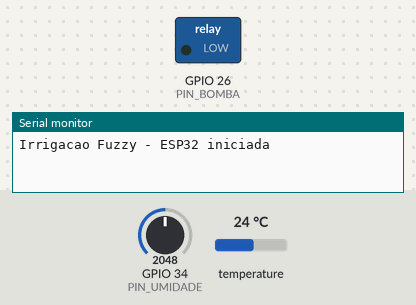
A sketch run on a simulated ESP32. Shown: switched loads named in the sketch (green lamp = pin HIGH), the last lines printed to the serial monitor. Inputs (shaded band) come from the test bench; at power-on: GPIO 34 (PIN_UMIDADE) = 2048, temperature 24 °C (analog values on the 0–4095 scale).

Above: at 0.4 s.
At 15.4 s:
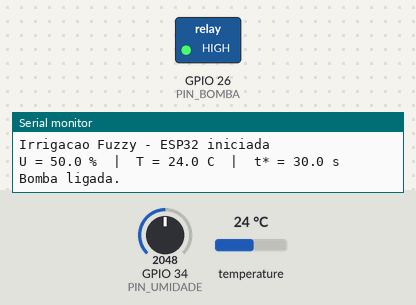
Timing chart, 0 to 39.0 s (numbered marks = the images above):
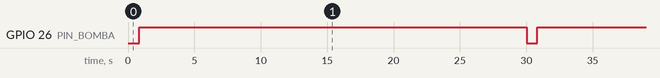

Measured:
- by itself, GPIO 26 (PIN_BOMBA): alternates HIGH for 29.2 s and LOW for 0.82 s

The sketch:

controller.ino
```cpp
/*
  Ligações (pinos podem ser alterados abaixo):
    - DS18B20  : DATA no GPIO 4 (resistor de 4,7k entre DATA e 3V3)
    - Umidade  : saída analógica do sensor no GPIO 34 (ADC1)
    - Relé/bomba: IN do módulo relé no GPIO 26
*/

#include <OneWire.h>
#include <DallasTemperature.h>

#define PIN_DS18B20 4
#define PIN_UMIDADE 34
#define PIN_BOMBA   26
const bool RELE_ATIVO_BAIXO = false;

// Calibração do sensor de umidade (valores brutos do ADC de 12 bits, 0-4095).
// Meça o valor com o sensor no ar/solo seco e com ele na água/solo encharcado.
const int ADC_SECO    = 4095;   // potenciômetro todo para a direita = solo seco (0 %)
const int ADC_MOLHADO = 0;      // potenciômetro todo para a esquerda = solo molhado (100 %)
const unsigned long INTERVALO_DECISAO_MS = 5000UL;  // decide a cada 5 s (em vez de 1 min)
const float T_MAX_S  = 60.0;
const float PASSO_S  = 0.5;

const float T_MINIMO_ACIONAR_S = 1.0;

OneWire oneWire(PIN_DS18B20);
DallasTemperature sensorTemp(&oneWire);

bool bombaLigada = false;
unsigned long bombaFimMs = 0;
unsigned long ultimaDecisaoMs = 0;

float trapezio(float x, float a, float b, float c, float d) {
  if (x < a || x > d) return 0.0;
  if (x >= b && x <= c) return 1.0;
  if (x < b) return (x - a) / (b - a);
  return (d - x) / (d - c);
}

float triangulo(float x, float a, float b, float c) {
  return trapezio(x, a, b, b, c);
}
float uBaixa(float u)    { return trapezio(u, 0, 0, 35, 45); }
float uMedia(float u)    { return trapezio(u, 35, 45, 55, 65); }
float uAdequada(float u) { return trapezio(u, 55, 65, 75, 85); }
float uAlta(float u)     { return trapezio(u, 75, 85, 100, 100); }
float tBaixa(float t)    { return trapezio(t, -10, -10, 15, 20); }
float tAdequada(float t) { return trapezio(t, 15, 20, 30, 35); }
float tAlta(float t)     { return trapezio(t, 30, 35, 60, 60); }
float tempoZero(float t)  { return trapezio(t, 0, 0, 2, 5); }
float tempoCurto(float t) { return triangulo(t, 5, 15, 25); }
float tempoMedio(float t) { return triangulo(t, 20, 30, 40); }
float tempoLongo(float t) { return trapezio(t, 35, 45, 60, 60); }
float calculaTempoFuzzy(float umidade, float temperatura) {
  umidade = constrain(umidade, 0.0, 100.0);

  // 1) Fuzzificação
  float uB = uBaixa(umidade);
  float uM = uMedia(umidade);
  float uA = uAdequada(umidade);
  float uH = uAlta(umidade);

  float tB = tBaixa(temperatura);
  float tA = tAdequada(temperatura);
  float tH = tAlta(temperatura);
  // Regras complementares (completam a base para T adequada e U média):
  //   U adequada e T adequada -> curto
  //   U média    e T baixa    -> curto
  //   U média    e T adequada -> médio
  //   U média    e T alta     -> médio
  //   U baixa    e T adequada -> longo
  float forcaZero  = uH;
  float forcaCurto = max(max(min(uA, tB), min(uA, tA)), min(uM, tB));
  float forcaMedio = max(max(min(uA, tH), min(uM, tA)),
                         max(min(uM, tH), min(uB, tB)));
  float forcaLongo = max(min(uB, tA), min(uB, tH));

  float numerador = 0.0;
  float denominador = 0.0;

  for (float t = 0.0; t <= T_MAX_S; t += PASSO_S) {
    float mu = 0.0;
    mu = max(mu, min(forcaZero,  tempoZero(t)));
    mu = max(mu, min(forcaCurto, tempoCurto(t)));
    mu = max(mu, min(forcaMedio, tempoMedio(t)));
    mu = max(mu, min(forcaLongo, tempoLongo(t)));

    numerador   += t * mu;
    denominador += mu;
  }

  if (denominador <= 0.0) return 0.0;
  return numerador / denominador;
}

float lerUmidadeSolo() {
  long soma = 0;
  const int N = 10;
  for (int i = 0; i < N; i++) {
    soma += analogRead(PIN_UMIDADE);
    delay(5);
  }
  float bruto = soma / (float)N;
  float pct = (bruto - ADC_SECO) * 100.0 / (float)(ADC_MOLHADO - ADC_SECO);
  return constrain(pct, 0.0, 100.0);
}

float lerTemperatura() {
  sensorTemp.requestTemperatures();
  return sensorTemp.getTempCByIndex(0);
}
void ligarBomba() {
  digitalWrite(PIN_BOMBA, RELE_ATIVO_BAIXO ? LOW : HIGH);
  bombaLigada = true;
}

void desligarBomba() {
  digitalWrite(PIN_BOMBA, RELE_ATIVO_BAIXO ? HIGH : LOW);
  bombaLigada = false;
}
void setup() {
  Serial.begin(115200);
  pinMode(PIN_BOMBA, OUTPUT);
  desligarBomba();

  analogReadResolution(12);
  sensorTemp.begin();

  Serial.println("Irrigacao Fuzzy - ESP32 iniciada");
  ultimaDecisaoMs = millis() - INTERVALO_DECISAO_MS;
}

void loop() {
  unsigned long agora = millis();
  if (bombaLigada && (long)(agora - bombaFimMs) >= 0) {
    desligarBomba();
    Serial.println("Bomba desligada.");
  }
  if (!bombaLigada && (agora - ultimaDecisaoMs >= INTERVALO_DECISAO_MS)) {
    ultimaDecisaoMs = agora;

    float umidade = lerUmidadeSolo();
    float temperatura = lerTemperatura();

    if (temperatura < -100.0) {
      Serial.println("Falha no DS18B20: verifique a ligacao. Irrigacao cancelada.");
      return;
    }

    float tIrrig = calculaTempoFuzzy(umidade, temperatura);

    Serial.print("U = ");  Serial.print(umidade, 1);
    Serial.print(" %  |  T = "); Serial.print(temperatura, 1);
    Serial.print(" C  |  t* = "); Serial.print(tIrrig, 1);
    Serial.println(" s");

    if (tIrrig >= T_MINIMO_ACIONAR_S) {
      bombaFimMs = agora + (unsigned long)(tIrrig * 1000.0);
      ligarBomba();
      Serial.println("Bomba ligada.");
    } else {
      Serial.println("Sem necessidade de irrigar.");
    }
  }
}
```
